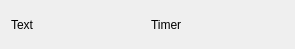
<?xml version="1.0" encoding="UTF-8"?>
<ui version="4.0">
 <class>LogDialog</class>
 <widget class="QWidget" name="LogDialog">
  <property name="geometry">
   <rect>
    <x>0</x>
    <y>0</y>
    <width>295</width>
    <height>49</height>
   </rect>
  </property>
  <property name="windowTitle">
   <string>Form</string>
  </property>
  <layout class="QHBoxLayout" name="horizontalLayout">
   <item>
    <widget class="QLabel" name="labelText">
     <property name="text">
      <string>Text</string>
     </property>
    </widget>
   </item>
   <item>
    <widget class="QLabel" name="labelTimer">
     <property name="text">
      <string>Timer</string>
     </property>
    </widget>
   </item>
  </layout>
 </widget>
 <resources/>
 <connections/>
</ui>
